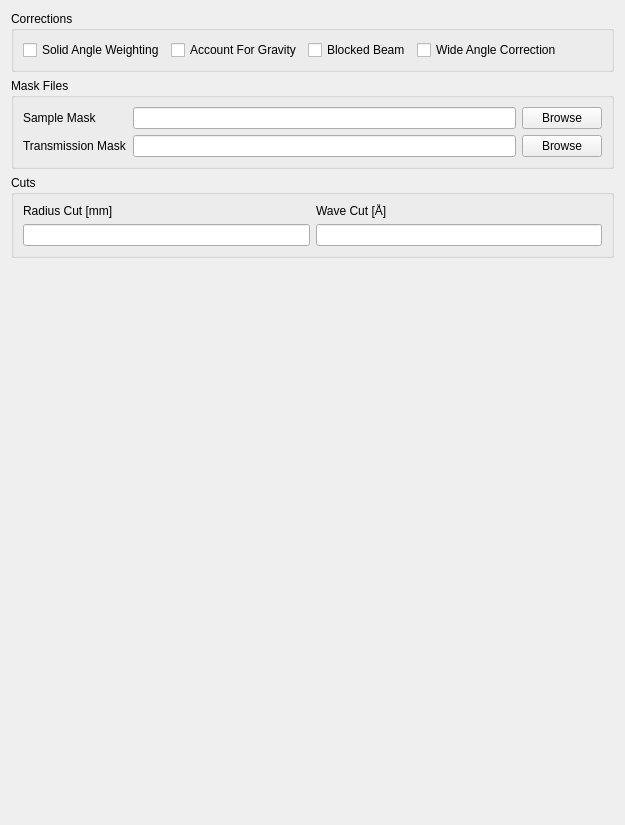
            <widget class="QWidget" name="advanced_tab">
             <attribute name="title">
              <string>Advanced parameters</string>
             </attribute>
             <layout class="QVBoxLayout" name="verticalLayout_4">
              <item>
               <widget class="QGroupBox" name="groupBox_4">
                <property name="sizePolicy">
                 <sizepolicy hsizetype="Preferred" vsizetype="Maximum">
                  <horstretch>0</horstretch>
                  <verstretch>0</verstretch>
                 </sizepolicy>
                </property>
                <property name="title">
                 <string>Corrections</string>
                </property>
                <layout class="QHBoxLayout" name="horizontalLayout_13">
                 <item>
                  <widget class="QCheckBox" name="solid_angle_weighting_checkbox">
                   <property name="text">
                    <string>Solid Angle Weighting</string>
                   </property>
                  </widget>
                 </item>
                 <item>
                  <widget class="QCheckBox" name="gravity_correction_checkbox">
                   <property name="text">
                    <string>Account For Gravity</string>
                   </property>
                  </widget>
                 </item>
                 <item>
                  <widget class="QCheckBox" name="blocked_beam_correction_checkbox">
                   <property name="text">
                    <string>Blocked Beam</string>
                   </property>
                  </widget>
                 </item>
                 <item>
                  <widget class="QCheckBox" name="wide_angle_correction_checkbox">
                   <property name="text">
                    <string>Wide Angle Correction</string>
                   </property>
                  </widget>
                 </item>
                 <item>
                  <spacer name="horizontalSpacer_5">
                   <property name="orientation">
                    <enum>Qt::Horizontal</enum>
                   </property>
                   <property name="sizeHint" stdset="0">
                    <size>
                     <width>40</width>
                     <height>20</height>
                    </size>
                   </property>
                  </spacer>
                 </item>
                </layout>
               </widget>
              </item>
              <item>
               <widget class="QGroupBox" name="groupBox_5">
                <property name="title">
                 <string>Mask Files</string>
                </property>
                <layout class="QGridLayout" name="gridLayout_27">
                 <item row="0" column="0">
                  <widget class="QLabel" name="label_12">
                   <property name="text">
                    <string>Sample Mask</string>
                   </property>
                  </widget>
                 </item>
                 <item row="0" column="1">
                  <widget class="QLineEdit" name="sample_mask_edit"/>
                 </item>
                 <item row="0" column="2">
                  <widget class="QPushButton" name="browse_sample_mask_btn">
                   <property name="text">
                    <string>Browse</string>
                   </property>
                  </widget>
                 </item>
                 <item row="1" column="0">
                  <widget class="QLabel" name="label_13">
                   <property name="text">
                    <string>Transmission Mask</string>
                   </property>
                  </widget>
                 </item>
                 <item row="1" column="1">
                  <widget class="QLineEdit" name="transmission_mask_edit"/>
                 </item>
                 <item row="1" column="2">
                  <widget class="QPushButton" name="browse_transmission_mask_btn">
                   <property name="text">
                    <string>Browse</string>
                   </property>
                  </widget>
                 </item>
                </layout>
               </widget>
              </item>
              <item>
               <widget class="QGroupBox" name="radius_wave_cut_group">
                <property name="sizePolicy">
                 <sizepolicy hsizetype="Preferred" vsizetype="Maximum">
                  <horstretch>0</horstretch>
                  <verstretch>0</verstretch>
                 </sizepolicy>
                </property>
                <property name="title">
                 <string>Cuts</string>
                </property>
                <layout class="QGridLayout" name="gridLayout_20">
                 <item row="0" column="0">
                  <widget class="QLabel" name="q_1d_label_4">
                   <property name="toolTip">
                    <string>&lt;html&gt;&lt;head/&gt;&lt;body&gt;&lt;p&gt;Momentum transfer settings for 1D reductions.&lt;/p&gt;&lt;/body&gt;&lt;/html&gt;</string>
                   </property>
                   <property name="text">
                    <string>Radius Cut [mm]</string>
                   </property>
                  </widget>
                 </item>
                 <item row="0" column="1">
                  <widget class="QLabel" name="q_1d_label_5">
                   <property name="toolTip">
                    <string>&lt;html&gt;&lt;head/&gt;&lt;body&gt;&lt;p&gt;Momentum transfer settings for 1D reductions.&lt;/p&gt;&lt;/body&gt;&lt;/html&gt;</string>
                   </property>
                   <property name="text">
                    <string>Wave Cut [Å]</string>
                   </property>
                  </widget>
                 </item>
                 <item row="1" column="0">
                  <widget class="QLineEdit" name="radius_cut_edit"/>
                 </item>
                 <item row="1" column="1">
                  <widget class="QLineEdit" name="wave_cut_edit"/>
                 </item>
                </layout>
               </widget>
              </item>
              <item>
               <spacer name="verticalSpacer_5">
                <property name="orientation">
                 <enum>Qt::Vertical</enum>
                </property>
                <property name="sizeHint" stdset="0">
                 <size>
                  <width>20</width>
                  <height>556</height>
                 </size>
                </property>
               </spacer>
              </item>
             </layout>
            </widget>
